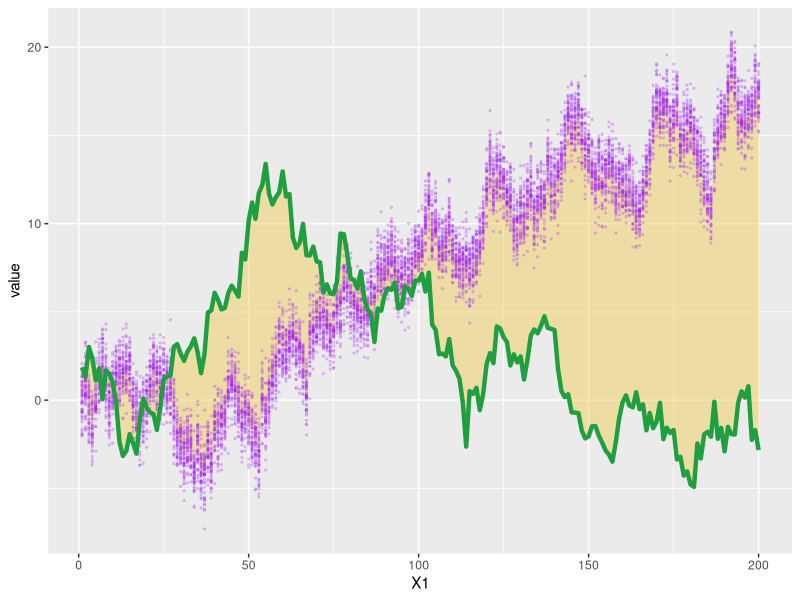

Source code (R):
library('ggplot2')
library('reshape')

N <- 200
nativeLFE <- cumsum(rnorm(n=N, mean=0.1))+1

K <- 50

randLFE <- matrix(rnorm(n=N*K, mean=matrix(rep.int(cumsum(rnorm(n=N, mean=0.1)), K), ncol=K)), ncol=K)
rownames(randLFE) <- 1:N

randLFE.mean <- rowMeans(randLFE)

dLFE <- data.frame( nativeLFE=nativeLFE, randLFE.mean=randLFE.mean, X1=1:N )

p <- ggplot(melt(randLFE), aes(x=X1) ) +
    geom_ribbon( data=dLFE, aes(ymin=nativeLFE, ymax=randLFE.mean), alpha=0.5, color=NA, fill="#efcf60" ) +
    geom_point( aes(y=value), alpha=0.2, size=0.5, color="purple") +
    geom_line( data=melt(matrix(nativeLFE)), aes(y=value), color="#209f40", size=1.5 ) +
    guides( color=guide_legend(), fill=guide_legend() )
    
    
print(p)

dev.off()
